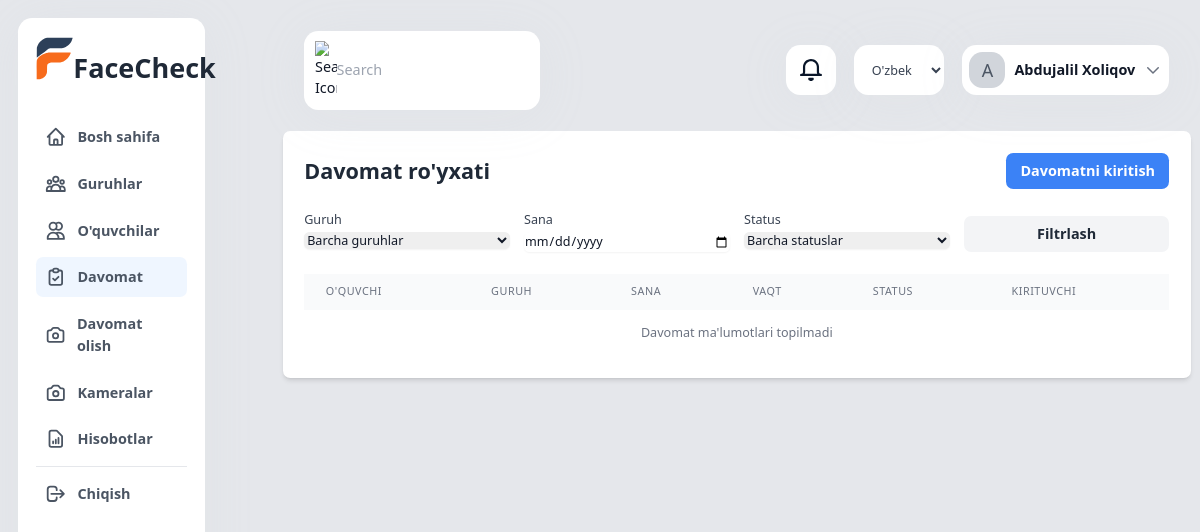
/uz/attendance/ (signed in), run on an earlier commit of the app's database.
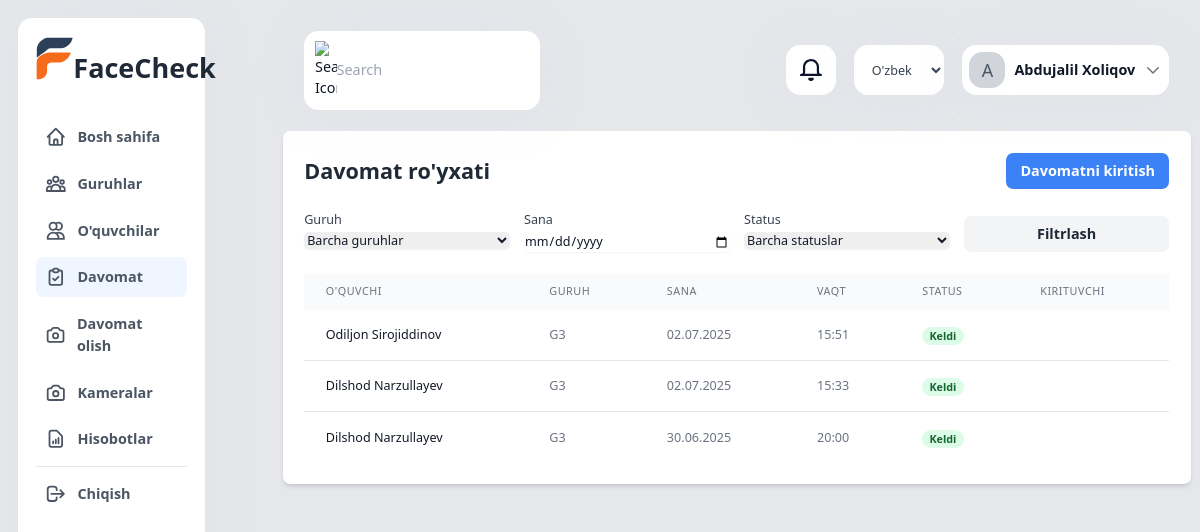
And on a later commit of the database.
### app/models.py (models this page shows, shortened)
class Attendance(models.Model):
    ATTENDANCE_STATUS = (
        ('present', 'Keldi'),
        ('absent', 'Kelmadi'),
        ('late', 'Kechikdi'),
        ('excused', 'Sababli'),
    )
    student = models.ForeignKey(Student, on_delete=models.CASCADE, related_name='attendances')
    group = models.ForeignKey(Group, on_delete=models.CASCADE, related_name='attendances')
    date = models.DateField(_('Sana'))
    time = models.TimeField(_('Vaqt'))
    status = models.CharField(max_length=10, choices=ATTENDANCE_STATUS)
    marked_by = models.ForeignKey(CustomUser, on_delete=models.SET_NULL, null=True)
    face_confidence = models.FloatField(_('Yuz aniqlash ishonchliligi'), null=True)
    note = models.TextField(_('Izoh'), blank=True)
    created_at = models.DateTimeField(auto_now_add=True)
    class Meta:
        verbose_name = _('Davomat')
        verbose_name_plural = _('Davomatlar')
        unique_together = ['student', 'group', 'date']

class Student(models.Model):
    user = models.OneToOneField(CustomUser, on_delete=models.CASCADE)
    groups = models.ManyToManyField(Group, related_name='students')
    parents = models.ManyToManyField(CustomUser, related_name='children')
    student_id = models.CharField(_("O'quvchi ID"), max_length=20, unique=True)
    class Meta:
        verbose_name = _("O'quvchi")
        verbose_name_plural = _("O'quvchilar")

class CustomUser(AbstractUser):
    USER_TYPE_CHOICES = (
        ('super_admin', 'Super Admin'),
        ('management', 'Rahbariyat'),
        ('teacher', 'O\'qituvchi'),
        ('student', 'O\'quvchi'),
        ('parent', 'Ota-ona'),
    )
    user_type = models.CharField(max_length=20, choices=USER_TYPE_CHOICES)
    phone_number = models.CharField(max_length=15, blank=True)
    profile_image = models.ImageField(upload_to='profile_pictures/', null=False, blank=False)
    face_encoding = models.BinaryField(null=True, blank=True)
    class Meta:
        verbose_name = _('Foydalanuvchi')
        verbose_name_plural = _('Foydalanuvchilar')

class Group(models.Model):
    name = models.CharField(_('Nomi'), max_length=100)
    department = models.ForeignKey(Department, on_delete=models.CASCADE, related_name='groups')
    teacher = models.ForeignKey(CustomUser, on_delete=models.SET_NULL, null=True, related_name='teaching_groups')
    start_date = models.DateField(_('Boshlanish sanasi'))
    end_date = models.DateField(_('Tugash sanasi'))
    active = models.BooleanField(_('Faol'), default=True)
    created_at = models.DateTimeField(auto_now_add=True)
    class Meta:
        verbose_name = _('Guruh')
        verbose_name_plural = _('Guruhlar')
        ordering = ['-created_at']

### app/views.py (the view)
# urls.py: path('attendance/', views.attendance_list, name='attendance_list'),
@login_required
def attendance_list(request):
    group_id = request.GET.get('group')
    date = request.GET.get('date')
    status = request.GET.get('status')
    attendances = Attendance.objects.select_related('student__user', 'group').all()
    if group_id:
        attendances = attendances.filter(group_id=group_id)
    if date:
        attendances = attendances.filter(date=date)
    if status:
        attendances = attendances.filter(status=status)
    attendances = attendances.order_by('-date', '-time')
    groups = Group.objects.filter(active=True)
    return render(request, 'attendance/list.html', {
        'attendances': attendances,
        'groups': groups,
        'selected_group': group_id,
        'selected_date': date,
        'selected_status': status,
        'status_choices': Attendance.ATTENDANCE_STATUS
    })

### app/context_processors.py (called while the page is built)
def camera_status(request):
    context = {}
    if request.user.is_authenticated and (request.user.is_staff or request.user.is_superuser):
        context['active_camera_count'] = Camera.objects.filter(active=True).count()
    return context

### app/templates/attendance/list.html (shortened to what the changed rows need)
{% extends 'base.html' %}
{% load i18n %}
{% block content %}
<div class="bg-white shadow-md rounded-lg p-6">
    <div class="flex justify-between items-center mb-6">
        <h2 class="text-2xl font-bold text-gray-800">{% trans "Davomat ro'yxati" %}</h2>
    </div>
    <div class="overflow-x-auto">
        <table class="min-w-full table-auto">
            <thead class="bg-gray-50">
                <tr>
                    <th class="px-6 py-3 text-left text-xs font-medium text-gray-500 uppercase tracking-wider">{% trans "O'quvchi" %}</th>
                    <th class="px-6 py-3 text-left text-xs font-medium text-gray-500 uppercase tracking-wider">{% trans "Guruh" %}</th>
                    <th class="px-6 py-3 text-left text-xs font-medium text-gray-500 uppercase tracking-wider">{% trans "Sana" %}</th>
                    <th class="px-6 py-3 text-left text-xs font-medium text-gray-500 uppercase tracking-wider">{% trans "Vaqt" %}</th>
                    <th class="px-6 py-3 text-left text-xs font-medium text-gray-500 uppercase tracking-wider">{% trans "Status" %}</th>
                    <th class="px-6 py-3 text-left text-xs font-medium text-gray-500 uppercase tracking-wider">{% trans "Kirituvchi" %}</th>
                </tr>
            </thead>
            <tbody class="bg-white divide-y divide-gray-200">
                {% for attendance in attendances %}
                <tr class="hover:bg-gray-50">
                    <td class="px-6 py-4 whitespace-nowrap text-sm font-medium text-gray-900">
                        {{ attendance.student.user.get_full_name }}
                    </td>
                    <td class="px-6 py-4 whitespace-nowrap text-sm text-gray-500">
                        {{ attendance.group.name }}
                    </td>
                    <td class="px-6 py-4 whitespace-nowrap text-sm text-gray-500">
                        {{ attendance.date|date:"d.m.Y" }}
                    </td>
                    <td class="px-6 py-4 whitespace-nowrap text-sm text-gray-500">
                        {{ attendance.time|time:"H:i" }}
                    </td>
                    <td class="px-6 py-4 whitespace-nowrap">
                        <span class="px-2 inline-flex text-xs leading-5 font-semibold rounded-full
                            {% if attendance.status == 'present' %}bg-green-100 text-green-800
                            {% elif attendance.status == 'absent' %}bg-red-100 text-red-800
                            {% elif attendance.status == 'late' %}bg-yellow-100 text-yellow-800
                            {% else %}bg-gray-100 text-gray-800{% endif %}">
                            {% for status_code, status_name in status_choices %}
                                {% if status_code == attendance.status %}{{ status_name }}{% endif %}
                            {% endfor %}
                        </span>
                    </td>
                    <td class="px-6 py-4 whitespace-nowrap text-sm text-gray-500">
                    </td>
                </tr>
                {% empty %}
                <tr>
                    <td colspan="6" class="px-6 py-4 text-center text-sm text-gray-500">
                        {% trans "Davomat ma'lumotlari topilmadi" %}
                    </td>
                </tr>
                {% endfor %}
            </tbody>
        </table>
    </div>
</div>
{% endblock %}

What changed in the data, as far as the page shows it:
added Attendance: student.user.get_full_name "Odiljon Sirojiddinov", group.name "G3", date "02.07.2025", time "15:51", status_choices "Keldi"
added Attendance: student.user.get_full_name "Dilshod Narzullayev", group.name "G3", date "02.07.2025", time "15:33", status_choices "Keldi"
added Attendance: student.user.get_full_name "Dilshod Narzullayev", group.name "G3", date "30.06.2025", time "20:00", status_choices "Keldi"
Also different on the page:
text no longer shown: "Davomat ma'lumotlari topilmadi"
